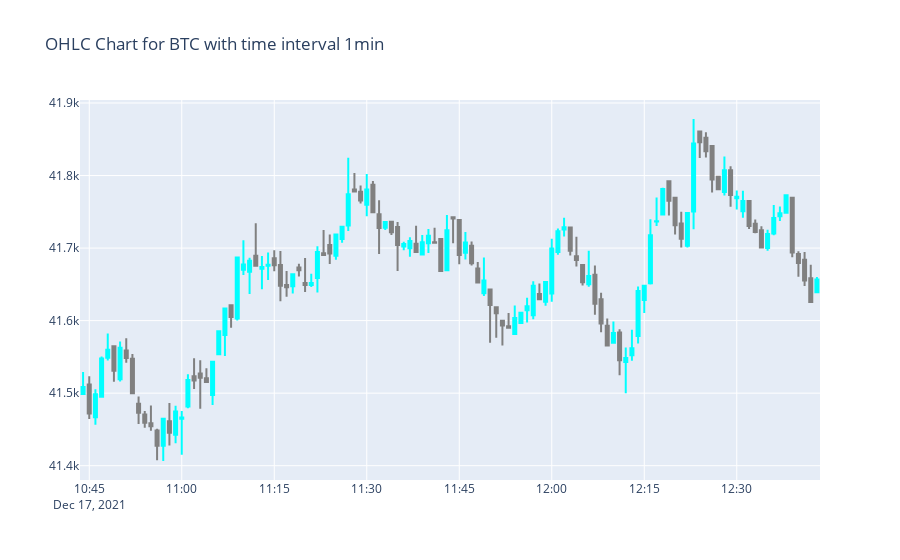
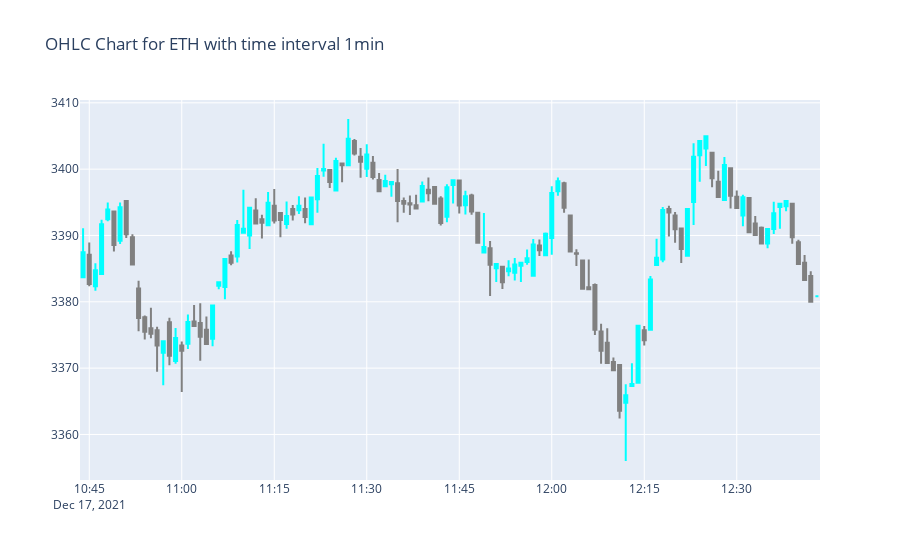
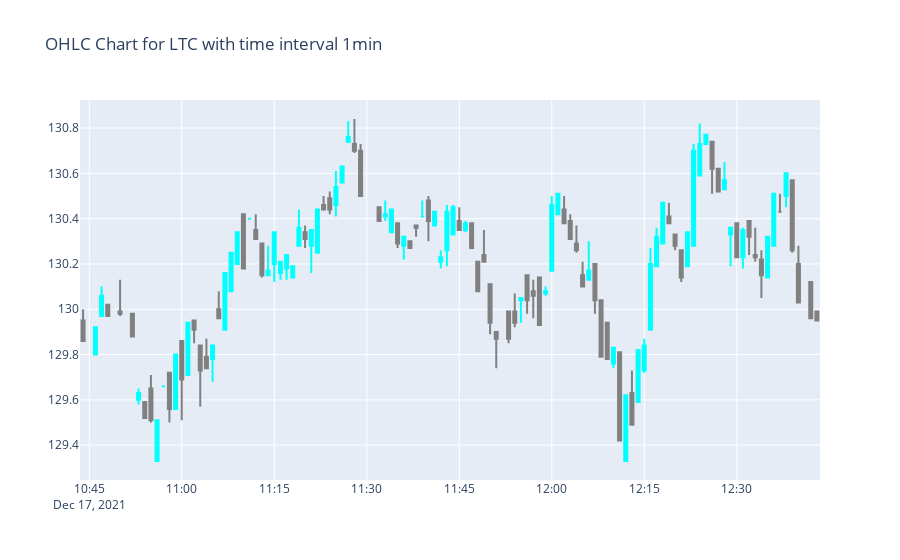
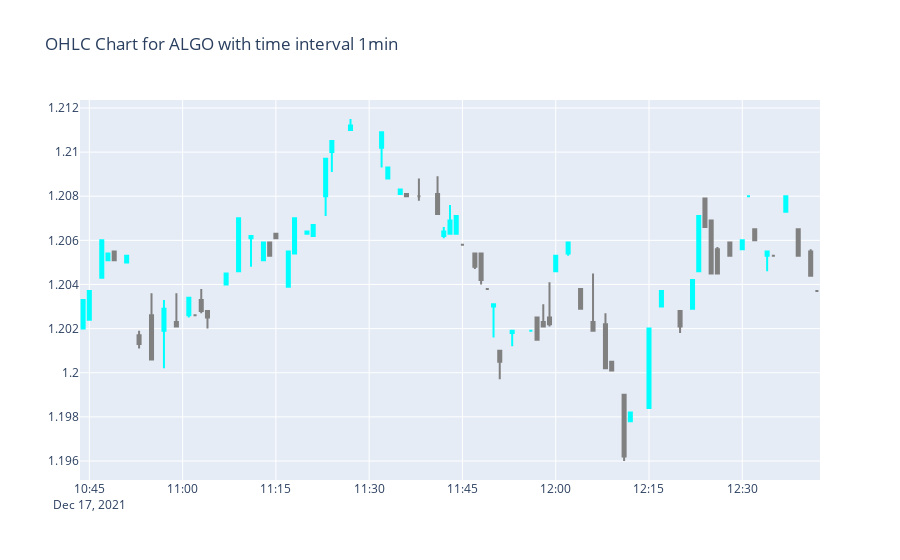

The notebook cell saved with these charts, in order:
### Markdown cell above
## Step 7 - Visualize Data

For visualization, we will use the powerful [plotly](https://plotly.com) library. It will give us the possibility to slice and dice data in an interactive way. Exactly what we need for an in-depth analysis of our daily market data.

### Simple Visualization

First, let's create a simple OHLC (Open, High, Low, Close) candle stick chart for each of our currencies.

### Code cell
df_history_enhanced = df_history_enhanced.sort_values(['date'], ascending=True) #oldest to newest for visualization
granularity = '1min'
for currency in MY_CRYPTO_CURRENCIES:
    df_history_for_chart = df_history_enhanced.query(f'granularity == \'{granularity}\' and currency == \'{currency}\'')
    fig = go.Figure()
    fig.add_trace(go.Candlestick(
        x=df_history_for_chart['date'],
        open=df_history_for_chart['open'],
        high=df_history_for_chart['high'],
        low=df_history_for_chart['low'],
        close=df_history_for_chart['close'],
        name='OHLC'))
    cs = fig.data[0]
    cs.increasing.fillcolor = CANDLE_INCREASE_COLOR
    cs.increasing.line.color = CANDLE_INCREASE_COLOR
    cs.decreasing.fillcolor = CANDLE_DECREASE_COLOR
    cs.decreasing.line.color = CANDLE_DECREASE_COLOR
    fig.update_layout(
        xaxis_rangeslider_visible=False,
        title=f'OHLC Chart for {currency} with time interval {granularity}',
        template = PLOTLY_TEMPLATE,)
    fig.show()
